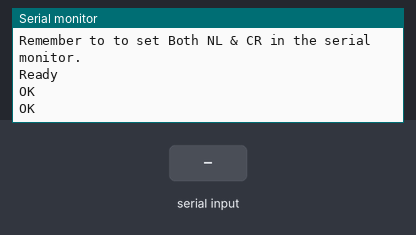
This sketch was run on a simulated Arduino Uno, built with avr-gcc and run on an emulated ATmega328P. On the bench: the last lines printed to the serial monitor. Inputs (shaded band) come from the test bench. The modem accepts every AT command (registered, SIM ready, sends succeed) and sends nothing else.

Above: at 3.2 s.
3.3 s: "1" received over the second serial link
At 3.8 s:
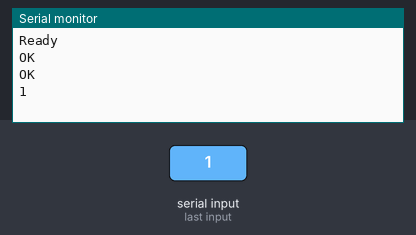
4.8 s: "0" received over the second serial link
At 6.1 s:
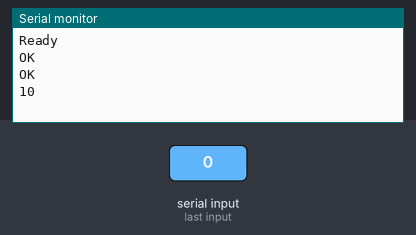

Measured:
- after the input at 3.3 s, the serial monitor: prints a new line at once (image 1)
- after the input at 4.8 s, the serial monitor: prints a new line at once (image 2)

The sketch:

test_module.ino
```cpp
#include <SoftwareSerial.h>
SoftwareSerial ESPserial(5, 6); // RX | TX

void setup() {
  // put your setup code here, to run once:
    Serial.begin(9600);
    ESPserial.begin(9600);

 Serial.println("Remember to to set Both NL & CR in the serial monitor.");
    Serial.println("");
    ESPserial.println("AT+CIPMUX=1");
    delay(1000);
    ESPserial.println("AT+CIPSERVER=1,8888"); //open port 8888
    delay(1000);

    Serial.println("Ready");
    Serial.println("");
}

void loop() {
    if ( ESPserial.available() )
    {
      Serial.write( ESPserial.read() );
      ESPserial.flush();
    }

    // listen for user input and send it to the ESP8266
    if ( Serial.available() )
    {
      ESPserial.write( Serial.read() );
    }
}
```
